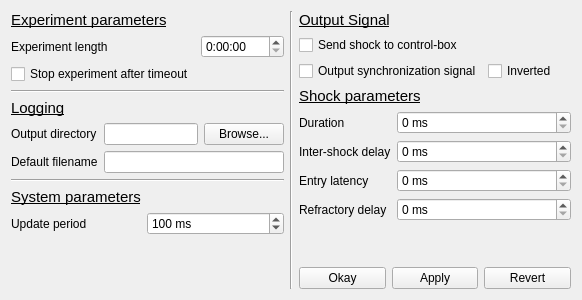
  <widget class="QWidget" name="general_tab">
   <attribute name="title">
    <string>General</string>
   </attribute>
   <layout class="QHBoxLayout" name="horizontalLayout_10" stretch="1,0,1">
    <item>
     <layout class="QVBoxLayout" name="verticalLayout_2">
      <item>
       <layout class="QFormLayout" name="formLayout">
        <item row="0" column="0">
         <widget class="QLabel" name="label_18">
          <property name="text">
           <string>&lt;html&gt;&lt;head/&gt;&lt;body&gt;&lt;p&gt;&lt;span style=&quot; font-size:11pt; text-decoration: underline;&quot;&gt;Experiment parameters&lt;/span&gt;&lt;/p&gt;&lt;/body&gt;&lt;/html&gt;</string>
          </property>
         </widget>
        </item>
        <item row="1" column="0">
         <widget class="QLabel" name="label_8">
          <property name="text">
           <string>Experiment length</string>
          </property>
         </widget>
        </item>
        <item row="1" column="1">
         <widget class="QTimeEdit" name="lengthEdit">
          <property name="dateTime">
           <datetime>
            <hour>0</hour>
            <minute>0</minute>
            <second>0</second>
            <year>2000</year>
            <month>1</month>
            <day>2</day>
           </datetime>
          </property>
          <property name="minimumDate">
           <date>
            <year>2000</year>
            <month>1</month>
            <day>2</day>
           </date>
          </property>
          <property name="currentSection">
           <enum>QDateTimeEdit::HourSection</enum>
          </property>
          <property name="displayFormat">
           <string notr="true">H:mm:ss</string>
          </property>
          <property name="time">
           <time>
            <hour>0</hour>
            <minute>0</minute>
            <second>0</second>
           </time>
          </property>
         </widget>
        </item>
        <item row="2" column="0">
         <widget class="QCheckBox" name="timeoutStopBox">
          <property name="text">
           <string>Stop experiment after timeout</string>
          </property>
         </widget>
        </item>
       </layout>
      </item>
      <item>
       <widget class="Line" name="line_8">
        <property name="orientation">
         <enum>Qt::Horizontal</enum>
        </property>
       </widget>
      </item>
      <item>
       <layout class="QFormLayout" name="formLayout_9">
        <item row="0" column="0">
         <widget class="QLabel" name="label_14">
          <property name="text">
           <string>&lt;html&gt;&lt;head/&gt;&lt;body&gt;&lt;p&gt;&lt;span style=&quot; font-size:11pt; text-decoration: underline;&quot;&gt;Logging&lt;/span&gt;&lt;/p&gt;&lt;/body&gt;&lt;/html&gt;</string>
          </property>
         </widget>
        </item>
        <item row="1" column="0">
         <widget class="QLabel" name="label_16">
          <property name="text">
           <string>Output directory</string>
          </property>
         </widget>
        </item>
        <item row="1" column="1">
         <layout class="QHBoxLayout" name="horizontalLayout_7">
          <item>
           <widget class="QLineEdit" name="directoryEdit">
            <property name="readOnly">
             <bool>true</bool>
            </property>
           </widget>
          </item>
          <item>
           <widget class="QPushButton" name="browseButton">
            <property name="text">
             <string>Browse...</string>
            </property>
           </widget>
          </item>
         </layout>
        </item>
        <item row="2" column="0">
         <widget class="QLabel" name="label_13">
          <property name="text">
           <string>Default filename</string>
          </property>
         </widget>
        </item>
        <item row="2" column="1">
         <widget class="QLineEdit" name="filenameEdit"/>
        </item>
       </layout>
      </item>
      <item>
       <widget class="Line" name="line_9">
        <property name="orientation">
         <enum>Qt::Horizontal</enum>
        </property>
       </widget>
      </item>
      <item>
       <layout class="QFormLayout" name="formLayout_10">
        <item row="0" column="0">
         <widget class="QLabel" name="label_15">
          <property name="text">
           <string>&lt;html&gt;&lt;head/&gt;&lt;body&gt;&lt;p&gt;&lt;span style=&quot; font-size:11pt; text-decoration: underline;&quot;&gt;System parameters&lt;/span&gt;&lt;/p&gt;&lt;/body&gt;&lt;/html&gt;</string>
          </property>
         </widget>
        </item>
        <item row="1" column="0">
         <widget class="QLabel" name="label_30">
          <property name="text">
           <string>Update period</string>
          </property>
         </widget>
        </item>
        <item row="1" column="1">
         <widget class="QSpinBox" name="updateBox">
          <property name="enabled">
           <bool>true</bool>
          </property>
          <property name="suffix">
           <string> ms</string>
          </property>
          <property name="maximum">
           <number>9999</number>
          </property>
          <property name="value">
           <number>100</number>
          </property>
         </widget>
        </item>
       </layout>
      </item>
      <item>
       <spacer name="verticalSpacer_3">
        <property name="orientation">
         <enum>Qt::Vertical</enum>
        </property>
        <property name="sizeHint" stdset="0">
         <size>
          <width>20</width>
          <height>40</height>
         </size>
        </property>
       </spacer>
      </item>
     </layout>
    </item>
    <item>
     <widget class="Line" name="line_6">
      <property name="orientation">
       <enum>Qt::Vertical</enum>
      </property>
     </widget>
    </item>
    <item>
     <layout class="QVBoxLayout" name="verticalLayout_6">
      <item>
       <widget class="QLabel" name="label_32">
        <property name="text">
         <string>&lt;html&gt;&lt;head/&gt;&lt;body&gt;&lt;p&gt;&lt;span style=&quot; font-size:11pt; text-decoration: underline;&quot;&gt;Output Signal&lt;/span&gt;&lt;/p&gt;&lt;/body&gt;&lt;/html&gt;</string>
        </property>
       </widget>
      </item>
      <item>
       <widget class="QCheckBox" name="shockBox">
        <property name="text">
         <string>Send shock to control-box</string>
        </property>
       </widget>
      </item>
      <item>
       <layout class="QHBoxLayout" name="horizontalLayout_4" stretch="0,0">
        <item>
         <widget class="QCheckBox" name="synchroBox">
          <property name="text">
           <string>Output synchronization signal</string>
          </property>
         </widget>
        </item>
        <item>
         <widget class="QCheckBox" name="invertBox">
          <property name="text">
           <string>Inverted</string>
          </property>
         </widget>
        </item>
       </layout>
      </item>
      <item>
       <widget class="QLabel" name="label_19">
        <property name="text">
         <string>&lt;html&gt;&lt;head/&gt;&lt;body&gt;&lt;p&gt;&lt;span style=&quot; font-size:11pt; text-decoration: underline;&quot;&gt;Shock parameters&lt;/span&gt;&lt;/p&gt;&lt;/body&gt;&lt;/html&gt;</string>
        </property>
       </widget>
      </item>
      <item>
       <layout class="QFormLayout" name="formLayout_2">
        <property name="fieldGrowthPolicy">
         <enum>QFormLayout::AllNonFixedFieldsGrow</enum>
        </property>
        <item row="0" column="0">
         <widget class="QLabel" name="label_20">
          <property name="text">
           <string>Duration</string>
          </property>
         </widget>
        </item>
        <item row="0" column="1">
         <widget class="QSpinBox" name="durationBox">
          <property name="suffix">
           <string> ms</string>
          </property>
          <property name="prefix">
           <string/>
          </property>
          <property name="maximum">
           <number>9999</number>
          </property>
         </widget>
        </item>
        <item row="2" column="0">
         <widget class="QLabel" name="label_21">
          <property name="text">
           <string>Entry latency</string>
          </property>
         </widget>
        </item>
        <item row="2" column="1">
         <widget class="QSpinBox" name="entryBox">
          <property name="suffix">
           <string> ms</string>
          </property>
          <property name="maximum">
           <number>9999</number>
          </property>
         </widget>
        </item>
        <item row="1" column="0">
         <widget class="QLabel" name="label_23">
          <property name="text">
           <string>Inter-shock delay</string>
          </property>
         </widget>
        </item>
        <item row="1" column="1">
         <widget class="QSpinBox" name="interBox">
          <property name="suffix">
           <string> ms</string>
          </property>
          <property name="maximum">
           <number>9999</number>
          </property>
         </widget>
        </item>
        <item row="3" column="0">
         <widget class="QLabel" name="label_22">
          <property name="text">
           <string>Refractory delay</string>
          </property>
         </widget>
        </item>
        <item row="3" column="1">
         <widget class="QSpinBox" name="refractoryBox">
          <property name="suffix">
           <string> ms</string>
          </property>
          <property name="maximum">
           <number>9999</number>
          </property>
         </widget>
        </item>
       </layout>
      </item>
      <item>
       <spacer name="verticalSpacer_4">
        <property name="orientation">
         <enum>Qt::Vertical</enum>
        </property>
        <property name="sizeHint" stdset="0">
         <size>
          <width>20</width>
          <height>40</height>
         </size>
        </property>
       </spacer>
      </item>
      <item>
       <layout class="QHBoxLayout" name="horizontalLayout_6">
        <item>
         <widget class="QPushButton" name="okayButton">
          <property name="text">
           <string>Okay</string>
          </property>
         </widget>
        </item>
        <item>
         <widget class="QPushButton" name="applyButton">
          <property name="text">
           <string>Apply</string>
          </property>
         </widget>
        </item>
        <item>
         <widget class="QPushButton" name="revertButton">
          <property name="text">
           <string>Revert</string>
          </property>
         </widget>
        </item>
       </layout>
      </item>
     </layout>
    </item>
   </layout>
  </widget>
